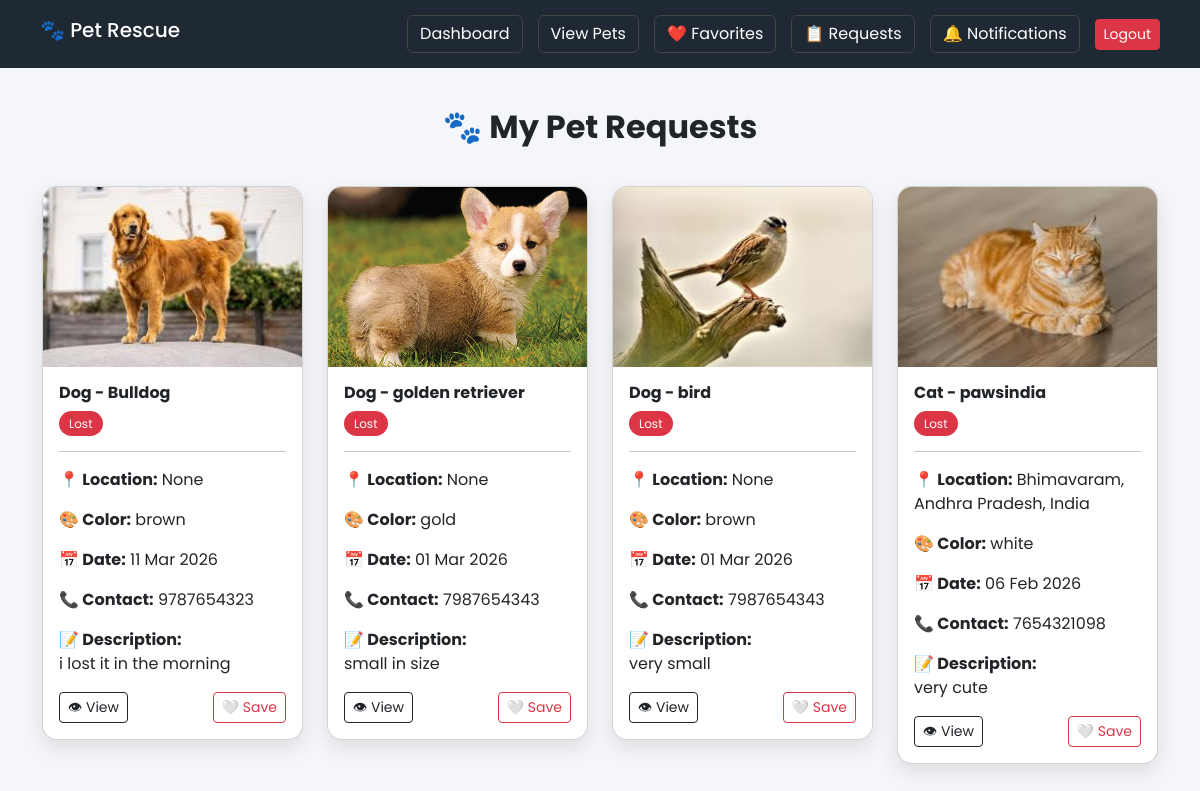
Before: /my-requests/ (signed in) with the older database file.
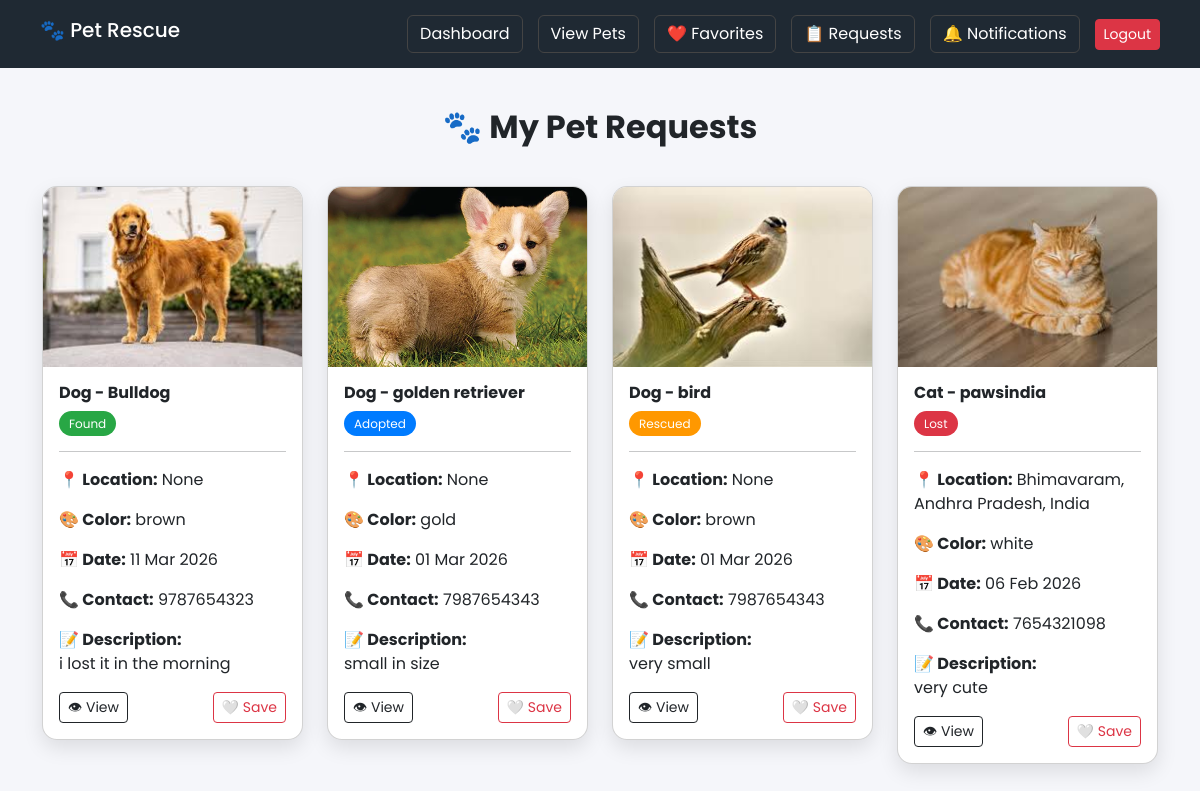
After: the same page with the newer database file.
### pets/models.py (models this page shows, shortened)
class Pet(models.Model):
    PET_TYPES = [
        ('dog', 'Dog'),
        ('cat', 'Cat'),
        ('other', 'Other'),
    ]
    STATUS_CHOICES = [
        ('lost', 'Lost'),
        ('found', 'Found'),
        ('adopted', 'Adopted'),
        ('rescued', 'Rescued'),
    ]
    user = models.ForeignKey(settings.AUTH_USER_MODEL, on_delete=models.CASCADE)
    pet_type = models.CharField(max_length=20, choices=PET_TYPES)
    breed = models.CharField(max_length=100, blank=True, null=True)
    color = models.CharField(max_length=100, blank=True, null=True)
    location = models.CharField(max_length=255, blank=True, null=True)
    latitude = models.FloatField(blank=True, null=True)
    longitude = models.FloatField(blank=True, null=True)
    contact_info = models.CharField(max_length=200, blank=True, null=True)
    description = models.TextField(blank=True)
    image = models.ImageField(upload_to='pets/', null=True, blank=True)
    incident_datetime = models.DateTimeField(blank=True, null=True)
    status = models.CharField(max_length=20, choices=STATUS_CHOICES, default='lost')
    created_at = models.DateTimeField(auto_now_add=True)

### pets/views.py (the view)
# urls.py: path('my-requests/', views.my_requests, name='my_requests'),
@login_required
def my_requests(request):
    pets = Pet.objects.filter(user=request.user)
    favorites = Favorite.objects.filter(user=request.user)\
                                 .values_list('pet_id', flat=True)
    return render(request, 'my_requests.html', {
        'pets': pets,
        'favorites': list(favorites)   # VERY IMPORTANT
    })

### templates/my_requests.html (shortened to what this page needs)
{% load static %}
<!DOCTYPE html>
<html>
<head>
<link href="https://cdn.jsdelivr.net/npm/bootstrap@5.3.2/dist/css/bootstrap.min.css" rel="stylesheet">
<link href="https://cdnjs.cloudflare.com/ajax/libs/font-awesome/6.5.0/css/all.min.css" rel="stylesheet">
</head>
<body>
<div class="top-nav">
    <h5>🐾 Pet Rescue</h5>
    <div class="nav-icons">
        <a href="{% url 'dashboard' %}" class="nav-btn">Dashboard</a>
        <a href="{% url 'all_pets' %}" class="nav-btn">View Pets</a>
        <a href="{% url 'favorites' %}" class="nav-btn">
            ❤️ Favorites
        </a>
        <a href="{% url 'my_requests' %}" class="nav-btn">
            📋 Requests
        </a>
        <a href="#" class="nav-btn">
            🔔 Notifications
        </a>
        <form method="POST" action="{% url 'account_logout' %}">
            <button class="btn btn-danger btn-sm">Logout</button>
        </form>
    </div>
</div>
<div class="container">
    <h2 class="section-title">🐾 My Pet Requests</h2>
    <div class="row g-4">
        {% if pets %}
            {% for pet in pets %}
            <div class="col-md-3">
                <div class="card pet-card">
                    {% if pet.image %}
                        <img src="{{ pet.image.url }}" class="pet-img">
                    {% else %}
                        <img src="{% static 'images/default_pet.jpg' %}" class="pet-img">
                    {% endif %}
                    <div class="card-body">
                        <h6 class="fw-bold">
                            {{ pet.pet_type|title }} - {{ pet.breed }}
                        </h6>
                        <span class="status-badge {{ pet.status }}">
                            {{ pet.status|title }}
                        </span>
                        <hr>
                        <p><strong>📍 Location:</strong> {{ pet.location }}</p>
                        <p><strong>🎨 Color:</strong> {{ pet.color }}</p>
                        <p><strong>📅 Date:</strong> {{ pet.incident_datetime|date:"d M Y" }}</p>
                        <p><strong>📞 Contact:</strong> {{ pet.contact_info }}</p>
                        <p>
                            <strong>📝 Description:</strong><br>
                            {{ pet.description|truncatewords:12 }}
                        </p>
                        <div class="d-flex justify-content-between mt-3">
                            <a href="{% url 'pet_detail' pet.id %}"
                               class="btn btn-sm btn-outline-dark">
                                👁 View
                            </a>
                            <button onclick="toggleFavorite({{ pet.id }}, this)"
class="btn btn-sm
{% if pet.id in favorite_ids %}
btn-danger
{% else %}
btn-outline-danger
{% endif %}">
{% if pet.id in favorite_ids %}
❤️ Unsave
{% else %}
🤍 Save
{% endif %}
</button>
                        </div>
                    </div>
                </div>
            </div>
            {% endfor %}
        {% else %}
            <div class="text-center">
                <h5>No requests yet 🐶</h5>
            </div>
        {% endif %}
    </div>
</div>
</body>
</html>

Changed rows visible on the page:
changed Pet "Bulldog": status "Lost" → "Found"
changed Pet "golden retriever": status "Lost" → "Adopted"
changed Pet "bird": status "Lost" → "Rescued"
